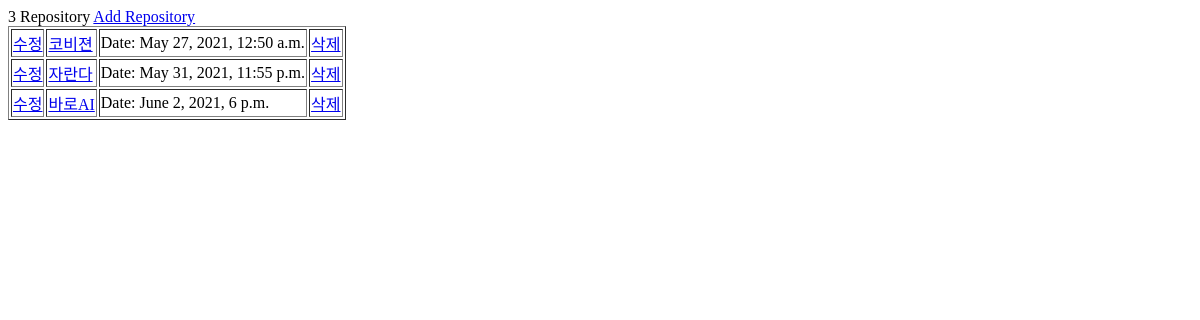
The app's page /, older data.
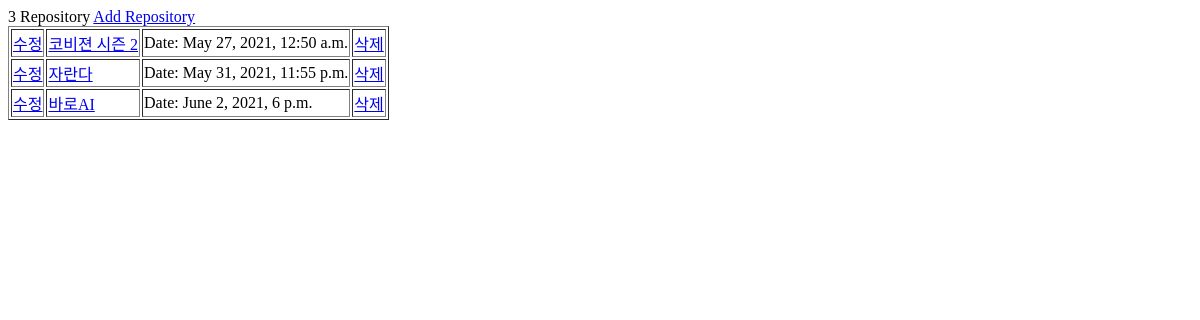
The same page, newer data.
### jat/models.py (models this page shows, shortened)
class Repository(models.Model):
    name = models.CharField(max_length=40)
    description = models.CharField(max_length=200)
    deadline = models.DateTimeField()
    created = models.DateTimeField(auto_now_add=True)
    updated = models.DateTimeField(auto_now=True)
    class Meta:
        verbose_name_plural = 'Repositories'
        ordering = ['deadline']

### jat/views.py (the view)
class RepositoryListView(generic.ListView):
    model= Repository

### jat/templates/jat/repository_list.html (shortened to what this page needs)
{% extends 'base.html' %}
{% block content %}
    {{ repository_list.count }} Repository
    <a href="{% url 'jat:repository_add' %}">Add Repository</a>
    <table border="1">
    <tbody>
    {% for repository in repository_list %}
    <tr>
        <td><a href="{% url 'jat:repository_modify' pk=repository.pk %}"> 수정</a></td>
        <td><a href="{% url 'jat:repository_detail' pk=repository.pk %}">{{ repository.name }}</a></td>
        <td>Date: {{ repository.deadline }}</td>
        <td><a href="{% url 'jat:repository_delete' pk=repository.pk %}">삭제</a></td>
    </tr>
    {% endfor %}
    </tbody>
    </table>
{% endblock %}

Row changes from the older to the newer data that the page shows:
changed Repository: name "코비젼" → "코비젼 시즌 2"
